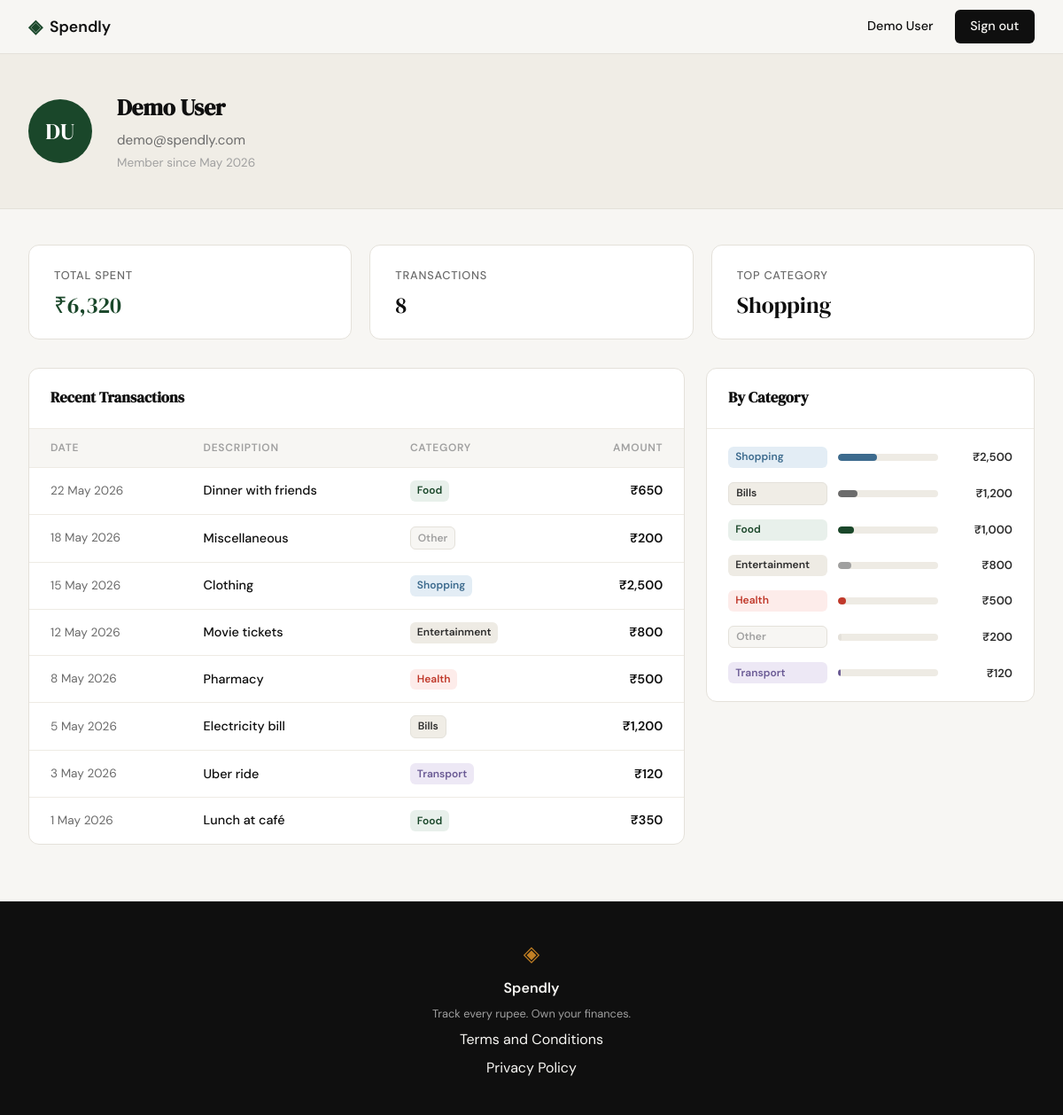
Screenshot of /profile (signed in) with the database file from the repository.
### tables this page shows
CREATE TABLE users (
            id            INTEGER PRIMARY KEY AUTOINCREMENT,
            name          TEXT    NOT NULL,
            email         TEXT    NOT NULL UNIQUE,
            password_hash TEXT    NOT NULL,
            created_at    TEXT    DEFAULT (datetime('now'))
        );

CREATE TABLE expenses (
            id          INTEGER PRIMARY KEY AUTOINCREMENT,
            user_id     INTEGER NOT NULL REFERENCES users(id),
            amount      REAL    NOT NULL,
            category    TEXT    NOT NULL,
            date        TEXT    NOT NULL,
            description TEXT,
            created_at  TEXT    DEFAULT (datetime('now'))
        );

### app.py (the view)
@app.route("/profile")
def profile():
    if not session.get("user_id"):
        return redirect(url_for("login"))
    user_data = get_user_by_id(session["user_id"])
    if not user_data:
        session.clear()
        return redirect(url_for("login"))
    name = user_data["name"]
    initials = "".join(w[0] for w in name.split()[:2]).upper()
    user = {
        "name": name,
        "initials": initials,
        "email": user_data["email"],
        "member_since": user_data["member_since"],
    }
    stats = get_summary_stats(session["user_id"])
    transactions = get_recent_transactions(session["user_id"])
    categories = get_category_breakdown(session["user_id"])
    return render_template("profile.html", user=user, stats=stats,
                           transactions=transactions, categories=categories)

### database/db.py (called while the page is built)
def get_db():
    conn = sqlite3.connect(DB_PATH)
    conn.row_factory = sqlite3.Row
    conn.execute("PRAGMA foreign_keys = ON")
    return conn

### database/queries.py (called while the page is built)
def get_user_by_id(user_id):
    conn = get_db()
    row = conn.execute(
        "SELECT name, email, created_at FROM users WHERE id = ?", (user_id,)
    ).fetchone()
    conn.close()
    if not row:
        return None
    member_since = datetime.strptime(row["created_at"][:10], "%Y-%m-%d").strftime("%B %Y")
    return {"name": row["name"], "email": row["email"], "member_since": member_since}

def get_summary_stats(user_id):
    conn = get_db()
    row = conn.execute(
        "SELECT COALESCE(SUM(amount), 0) as total, COUNT(*) as count "
        "FROM expenses WHERE user_id = ?",
        (user_id,)
    ).fetchone()
    top = conn.execute(
        "SELECT category, SUM(amount) as cat_total FROM expenses "
        "WHERE user_id = ? GROUP BY category ORDER BY cat_total DESC LIMIT 1",
        (user_id,)
    ).fetchone()
    conn.close()
    return {
        "total_spent": f"₹{row['total']:,.0f}",
        "transaction_count": row["count"],
        "top_category": top["category"] if top else "—",
    }

def get_recent_transactions(user_id, limit=10):
    conn = get_db()
    rows = conn.execute(
        "SELECT date, description, category, amount FROM expenses "
        "WHERE user_id = ? ORDER BY date DESC LIMIT ?",
        (user_id, limit)
    ).fetchall()
    conn.close()
    return [
        {
            "date": datetime.strptime(r["date"], "%Y-%m-%d").strftime("%-d %b %Y"),
            "description": r["description"] or "",
            "category": r["category"],
            "amount": f"₹{r['amount']:,.0f}",
        }
        for r in rows
    ]

def get_category_breakdown(user_id):
    conn = get_db()
    rows = conn.execute(
        "SELECT category, SUM(amount) as total FROM expenses "
        "WHERE user_id = ? GROUP BY category ORDER BY total DESC",
        (user_id,)
    ).fetchall()
    conn.close()
    if not rows:
        return []
    grand = sum(r["total"] for r in rows)
    result = [
        {"name": r["category"], "_amount": r["total"], "pct": round(r["total"] / grand * 100)}
        for r in rows
    ]
    diff = 100 - sum(item["pct"] for item in result)
    result[0]["pct"] += diff
    for item in result:
        item["amount"] = f"₹{item['_amount']:,.0f}"
        del item["_amount"]
    return result

### templates/profile.html (shortened to what this page needs)
{% extends "base.html" %}
{% block content %}
<div class="profile-page">
  <div class="profile-hero">
    <div class="profile-hero-inner">
      <div class="avatar">{{ user.initials }}</div>
      <div class="user-details">
        <h1>{{ user.name }}</h1>
        <p class="user-email">{{ user.email }}</p>
        <p class="user-since">Member since {{ user.member_since }}</p>
      </div>
    </div>
  </div>
  <div class="profile-inner">
    <div class="stats-grid">
      <div class="stat-card">
        <p class="stat-label">Total Spent</p>
        <p class="stat-value accent">{{ stats.total_spent }}</p>
      </div>
      <div class="stat-card">
        <p class="stat-label">Transactions</p>
        <p class="stat-value">{{ stats.transaction_count }}</p>
      </div>
      <div class="stat-card">
        <p class="stat-label">Top Category</p>
        <p class="stat-value">{{ stats.top_category }}</p>
      </div>
    </div>
    <div class="profile-lower">
      <div class="section-card">
        <div class="section-card-header">
          <h2>Recent Transactions</h2>
        </div>
        <table class="tx-table">
          <thead>
            <tr>
              <th>Date</th>
              <th>Description</th>
              <th>Category</th>
              <th class="right">Amount</th>
            </tr>
          </thead>
          <tbody>
            {% for t in transactions %}
            <tr>
              <td class="tx-date">{{ t.date }}</td>
              <td class="tx-desc">{{ t.description }}</td>
              <td><span class="badge badge-{{ t.category | lower }}">{{ t.category }}</span></td>
              <td class="tx-amount right">{{ t.amount }}</td>
            </tr>
            {% endfor %}
          </tbody>
        </table>
      </div>
      <div class="section-card">
        <div class="section-card-header">
          <h2>By Category</h2>
        </div>
        <div class="categories-body">
          {% for cat in categories %}
          <div class="category-row">
            <span class="badge badge-{{ cat.name | lower }}">{{ cat.name }}</span>
            <div class="progress-track">
              <div class="progress-bar bar-{{ cat.name | lower }}" style="--bar-pct: {{ cat.pct }}%"></div>
            </div>
            <span class="cat-amount">{{ cat.amount }}</span>
          </div>
          {% endfor %}
        </div>
      </div>
    </div>
  </div>
</div>
{% endblock %}

### templates/base.html (shortened to what this page needs)
<!DOCTYPE html>
<html lang="en">
<head>
    <link rel="stylesheet" href="{{ url_for('static', filename='css/style.css') }}">
</head>
<body>
    <nav class="navbar">
        <div class="nav-inner">
            <a href="{{ url_for('landing') }}" class="nav-brand">
                <span class="brand-icon">◈</span>
                <span class="brand-name">Spendly</span>
            </a>
            <div class="nav-links">
                {% if session.get("user_id") %}
                    <span class="nav-user">{{ session["user_name"] }}</span>
                    <a href="{{ url_for('logout') }}" class="nav-cta">Sign out</a>
                {% else %}
                    <a href="{{ url_for('login') }}">Sign in</a>
                    <a href="{{ url_for('register') }}" class="nav-cta">Get started</a>
                {% endif %}
            </div>
        </div>
    </nav>
    <main class="main-content">
        {% block content %}{% endblock %}
    </main>
    <footer class="footer">
        <div class="footer-inner">
            <span class="brand-icon">◈</span>
            <span class="footer-name">Spendly</span>
            <p class="footer-copy">Track every rupee. Own your finances.</p>
            <a href="/terms">Terms and Conditions</a>
            <a href="/privacy">Privacy Policy</a>
        </div>
    </footer>
</body>
</html>

### static/css/style.css (style rules this page uses)
:root { --ink: #0f0f0f; --ink-soft: #2d2d2d; --ink-muted: #6b6b6b; --ink-faint: #a0a0a0; --paper: #f7f6f3; --paper-warm: #f0ede6; --paper-card: #ffffff; --accent: #1a472a; --accent-light: #e8f0eb; --accent-2: #c17f24; --accent-2-light: #fdf3e3; --danger: #c0392b; --danger-light: #fdecea; --border: #e4e1da; --border-soft: #eeebe4; --color-shopping: #3d6b8e; --color-shopping-light: #e3edf5; --color-transport: #6b5b95; --color-transport-light: #ede8f5; --font-display: 'DM Serif Display', Georgia, serif; --font-body: 'DM Sans', system-ui, sans-serif; --max-width: 1200px; --auth-width: 440px; --radius-sm: 6px; --radius-md: 12px; --radius-lg: 20px; }
*, *::before, *::after { box-sizing: border-box; margin: 0; padding: 0; }
html { font-size: 16px; scroll-behavior: smooth; }
body { background: var(--paper); color: var(--ink); font-family: var(--font-body); font-size: 1rem; line-height: 1.6; -webkit-font-smoothing: antialiased; }
a { color: inherit; text-decoration: none; }
.navbar { position: sticky; top: 0; z-index: 100; background: var(--paper); border-bottom: 1px solid var(--border); padding: 0 2rem; }
.nav-inner { max-width: var(--max-width); margin: 0 auto; height: 60px; display: flex; align-items: center; justify-content: space-between; }
.nav-brand { display: flex; align-items: center; gap: 0.5rem; font-family: var(--font-body); font-weight: 600; font-size: 1.1rem; color: var(--ink); }
.brand-icon { color: var(--accent); font-size: 1.3rem; }
.brand-name { color: var(--ink); }
.nav-links { display: flex; align-items: center; gap: 1.5rem; font-size: 0.9rem; font-weight: 500; }
.nav-links a { color: var(--ink-muted); transition: color 0.2s; }
.nav-cta { background: var(--ink) !important; color: var(--paper) !important; padding: 0.45rem 1.1rem; border-radius: var(--radius-sm); transition: background 0.2s !important; }
.main-content { min-height: calc(100vh - 60px - 100px); }
.footer { background: var(--ink); color: var(--paper); padding: 2.5rem 2rem; text-align: center; }
.footer-inner { display: flex; flex-direction: column; align-items: center; gap: 0.4rem; }
.footer .brand-icon { color: var(--accent-2); font-size: 1.5rem; }
.footer-name { font-weight: 600; font-size: 1rem; }
.footer-copy { font-size: 0.8rem; color: var(--ink-faint); }

### rows the page displays
users: user_name "Demo User", name "Demo User", email "demo@spendly.com"
expenses: top_category "Shopping", date "15 May 2026", description "Clothing", category "Shopping", amount "₹2,500"
expenses: date "22 May 2026", description "Dinner with friends", category "Food", amount "₹650"
expenses: date "18 May 2026", description "Miscellaneous", category "Other", amount "₹200"
expenses: date "12 May 2026", description "Movie tickets", category "Entertainment", amount "₹800"
expenses: date "8 May 2026", description "Pharmacy", category "Health", amount "₹500"
expenses: date "5 May 2026", description "Electricity bill", category "Bills", amount "₹1,200"
expenses: date "3 May 2026", description "Uber ride", category "Transport", amount "₹120"
expenses: date "1 May 2026", description "Lunch at café", category "Food", amount "₹350"

### other values shown
{{ user.initials }} "DU"
{{ user.member_since }} "May 2026"
{{ stats.total_spent }} "₹6,320"
{{ stats.transaction_count }} "8"
{{ cat.name }} "Shopping" "Bills" "Food" "Entertainment" "Health" "Other" "Transport"
{{ cat.amount }} "₹2,500" "₹1,200" "₹1,000" "₹800" "₹500" "₹200" "₹120"
